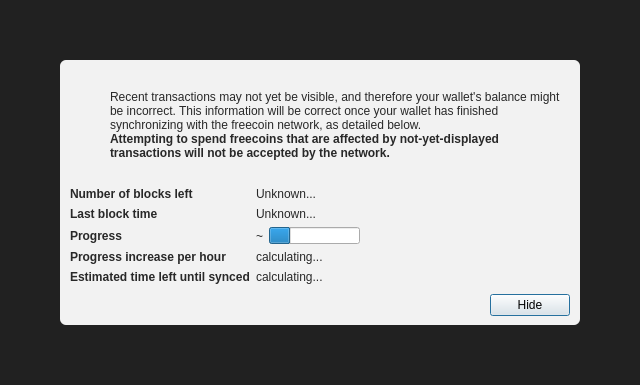
<?xml version="1.0" encoding="UTF-8"?>
<ui version="4.0">
 <class>ModalOverlay</class>
 <widget class="ModalOverlay" name="ModalOverlay">
  <property name="geometry">
   <rect>
    <x>0</x>
    <y>0</y>
    <width>640</width>
    <height>385</height>
   </rect>
  </property>
  <property name="windowTitle">
   <string>Form</string>
  </property>
  <layout class="QVBoxLayout" name="verticalLayout" stretch="0">
   <property name="sizeConstraint">
    <enum>QLayout::SetDefaultConstraint</enum>
   </property>
   <property name="leftMargin">
    <number>0</number>
   </property>
   <property name="topMargin">
    <number>0</number>
   </property>
   <property name="rightMargin">
    <number>0</number>
   </property>
   <property name="bottomMargin">
    <number>0</number>
   </property>
   <item>
    <widget class="QWidget" name="bgWidget" native="true">
     <property name="styleSheet">
      <string notr="true">#bgWidget { background: rgba(0,0,0,220); }</string>
     </property>
     <layout class="QVBoxLayout" name="verticalLayoutMain" stretch="1">
      <property name="leftMargin">
       <number>60</number>
      </property>
      <property name="topMargin">
       <number>60</number>
      </property>
      <property name="rightMargin">
       <number>60</number>
      </property>
      <property name="bottomMargin">
       <number>60</number>
      </property>
      <item>
       <widget class="QWidget" name="contentWidget" native="true">
        <property name="styleSheet">
         <string notr="true">#contentWidget { background: rgba(255,255,255,240); border-radius: 6px; }

QLabel { color: rgb(40,40,40);  }</string>
        </property>
        <layout class="QVBoxLayout" name="verticalLayoutSub" stretch="1,0,0,0">
         <property name="spacing">
          <number>0</number>
         </property>
         <property name="leftMargin">
          <number>10</number>
         </property>
         <property name="topMargin">
          <number>10</number>
         </property>
         <property name="rightMargin">
          <number>10</number>
         </property>
         <property name="bottomMargin">
          <number>10</number>
         </property>
         <item>
          <layout class="QHBoxLayout" name="horizontalLayoutIconText" stretch="0,1">
           <property name="topMargin">
            <number>20</number>
           </property>
           <item>
            <layout class="QVBoxLayout" name="verticalLayoutIcon">
             <property name="leftMargin">
              <number>0</number>
             </property>
             <item>
              <widget class="QPushButton" name="warningIcon">
               <property name="enabled">
                <bool>false</bool>
               </property>
               <property name="text">
                <string/>
               </property>
               <property name="icon">
                <iconset>
                 <normaloff>:/icons/warning</normaloff>
                 <disabledoff>:/icons/warning</disabledoff>:/icons/warning</iconset>
               </property>
               <property name="iconSize">
                <size>
                 <width>48</width>
                 <height>48</height>
                </size>
               </property>
               <property name="flat">
                <bool>true</bool>
               </property>
              </widget>
             </item>
             <item>
              <spacer name="verticalSpacerWarningIcon">
               <property name="orientation">
                <enum>Qt::Vertical</enum>
               </property>
               <property name="sizeHint" stdset="0">
                <size>
                 <width>20</width>
                 <height>40</height>
                </size>
               </property>
              </spacer>
             </item>
            </layout>
           </item>
           <item>
            <layout class="QVBoxLayout" name="verticalLayoutInfoText">
             <property name="leftMargin">
              <number>0</number>
             </property>
             <property name="topMargin">
              <number>0</number>
             </property>
             <item>
              <widget class="QLabel" name="infoText">
               <property name="text">
                <string>Recent transactions may not yet be visible, and therefore your wallet's balance might be incorrect. This information will be correct once your wallet has finished synchronizing with the freecoin network, as detailed below.</string>
               </property>
               <property name="textFormat">
                <enum>Qt::RichText</enum>
               </property>
               <property name="wordWrap">
                <bool>true</bool>
               </property>
              </widget>
             </item>
             <item>
              <widget class="QLabel" name="infoTextStrong">
               <property name="font">
                <font>
                 <weight>75</weight>
                 <bold>true</bold>
                </font>
               </property>
               <property name="text">
                <string>Attempting to spend freecoins that are affected by not-yet-displayed transactions will not be accepted by the network.</string>
               </property>
               <property name="textFormat">
                <enum>Qt::RichText</enum>
               </property>
               <property name="wordWrap">
                <bool>true</bool>
               </property>
              </widget>
             </item>
             <item>
              <spacer name="verticalSpacerInTextSpace">
               <property name="orientation">
                <enum>Qt::Vertical</enum>
               </property>
               <property name="sizeHint" stdset="0">
                <size>
                 <width>20</width>
                 <height>40</height>
                </size>
               </property>
              </spacer>
             </item>
            </layout>
           </item>
          </layout>
         </item>
         <item>
          <spacer name="verticalSpacerAfterText">
           <property name="orientation">
            <enum>Qt::Vertical</enum>
           </property>
           <property name="sizeHint" stdset="0">
            <size>
             <width>20</width>
             <height>40</height>
            </size>
           </property>
          </spacer>
         </item>
         <item>
          <layout class="QFormLayout" name="formLayout">
           <property name="fieldGrowthPolicy">
            <enum>QFormLayout::FieldsStayAtSizeHint</enum>
           </property>
           <property name="horizontalSpacing">
            <number>6</number>
           </property>
           <property name="verticalSpacing">
            <number>6</number>
           </property>
           <property name="topMargin">
            <number>10</number>
           </property>
           <item row="0" column="0">
            <widget class="QLabel" name="labelNumberOfBlocksLeft">
             <property name="font">
              <font>
               <weight>75</weight>
               <bold>true</bold>
              </font>
             </property>
             <property name="text">
              <string>Number of blocks left</string>
             </property>
            </widget>
           </item>
           <item row="0" column="1">
            <widget class="QLabel" name="numberOfBlocksLeft">
             <property name="text">
              <string>Unknown...</string>
             </property>
            </widget>
           </item>
           <item row="1" column="0">
            <widget class="QLabel" name="labelLastBlockTime">
             <property name="font">
              <font>
               <weight>75</weight>
               <bold>true</bold>
              </font>
             </property>
             <property name="text">
              <string>Last block time</string>
             </property>
            </widget>
           </item>
           <item row="1" column="1">
            <widget class="QLabel" name="newestBlockDate">
             <property name="sizePolicy">
              <sizepolicy hsizetype="Maximum" vsizetype="Preferred">
               <horstretch>0</horstretch>
               <verstretch>0</verstretch>
              </sizepolicy>
             </property>
             <property name="text">
              <string>Unknown...</string>
             </property>
            </widget>
           </item>
           <item row="2" column="0">
            <widget class="QLabel" name="labelSyncDone">
             <property name="font">
              <font>
               <weight>75</weight>
               <bold>true</bold>
              </font>
             </property>
             <property name="text">
              <string>Progress</string>
             </property>
            </widget>
           </item>
           <item row="2" column="1">
            <layout class="QHBoxLayout" name="horizontalLayoutSync" stretch="0,1">
             <item>
              <widget class="QLabel" name="percentageProgress">
               <property name="text">
                <string notr="true">~</string>
               </property>
              </widget>
             </item>
             <item>
              <widget class="QProgressBar" name="progressBar">
               <property name="value">
                <number>24</number>
               </property>
               <property name="format">
                <string/>
               </property>
              </widget>
             </item>
            </layout>
           </item>
           <item row="4" column="0">
            <widget class="QLabel" name="labelProgressIncrease">
             <property name="font">
              <font>
               <weight>75</weight>
               <bold>true</bold>
              </font>
             </property>
             <property name="text">
              <string>Progress increase per hour</string>
             </property>
            </widget>
           </item>
           <item row="4" column="1">
            <widget class="QLabel" name="progressIncreasePerH">
             <property name="text">
              <string>calculating...</string>
             </property>
            </widget>
           </item>
           <item row="5" column="0">
            <widget class="QLabel" name="labelEstimatedTimeLeft">
             <property name="font">
              <font>
               <weight>75</weight>
               <bold>true</bold>
              </font>
             </property>
             <property name="text">
              <string>Estimated time left until synced</string>
             </property>
            </widget>
           </item>
           <item row="5" column="1">
            <widget class="QLabel" name="expectedTimeLeft">
             <property name="text">
              <string>calculating...</string>
             </property>
            </widget>
           </item>
          </layout>
         </item>
         <item>
          <layout class="QHBoxLayout" name="horizontalLayoutButtons">
           <property name="leftMargin">
            <number>10</number>
           </property>
           <property name="topMargin">
            <number>10</number>
           </property>
           <item>
            <spacer name="horizontalSpacer">
             <property name="orientation">
              <enum>Qt::Horizontal</enum>
             </property>
             <property name="sizeHint" stdset="0">
              <size>
               <width>40</width>
               <height>20</height>
              </size>
             </property>
            </spacer>
           </item>
           <item>
            <widget class="QPushButton" name="closeButton">
             <property name="text">
              <string>Hide</string>
             </property>
             <property name="focusPolicy">
              <enum>Qt::StrongFocus</enum>
             </property>
             <property name="default">
              <bool>true</bool>
             </property>
            </widget>
           </item>
          </layout>
         </item>
        </layout>
       </widget>
      </item>
     </layout>
    </widget>
   </item>
  </layout>
 </widget>
 <customwidgets>
  <customwidget>
   <class>ModalOverlay</class>
   <extends>QWidget</extends>
   <header>qt/modaloverlay.h</header>
   <container>1</container>
  </customwidget>
 </customwidgets>
 <resources/>
 <connections/>
</ui>
